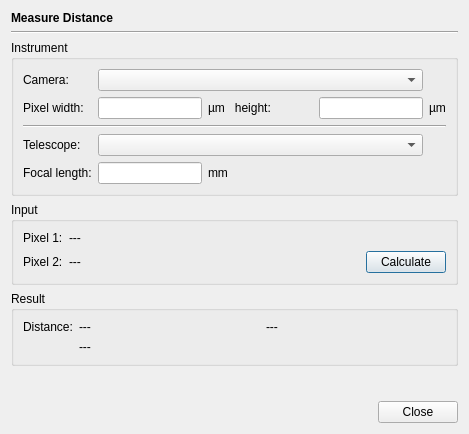
<?xml version="1.0" encoding="UTF-8"?>
<ui version="4.0">
 <class>MeasureDistanceDialog</class>
 <widget class="QDialog" name="MeasureDistanceDialog">
  <property name="geometry">
   <rect>
    <x>0</x>
    <y>0</y>
    <width>469</width>
    <height>434</height>
   </rect>
  </property>
  <property name="windowTitle">
   <string>Dialog</string>
  </property>
  <layout class="QVBoxLayout" name="verticalLayout">
   <item>
    <widget class="QLabel" name="label">
     <property name="font">
      <font>
       <bold>true</bold>
      </font>
     </property>
     <property name="text">
      <string>Measure Distance</string>
     </property>
    </widget>
   </item>
   <item>
    <widget class="Line" name="line">
     <property name="orientation">
      <enum>Qt::Horizontal</enum>
     </property>
    </widget>
   </item>
   <item>
    <widget class="QGroupBox" name="groupBox">
     <property name="sizePolicy">
      <sizepolicy hsizetype="Preferred" vsizetype="Preferred">
       <horstretch>0</horstretch>
       <verstretch>1</verstretch>
      </sizepolicy>
     </property>
     <property name="title">
      <string>Instrument</string>
     </property>
     <layout class="QGridLayout" name="gridLayout">
      <item row="1" column="4">
       <widget class="QLabel" name="label_5">
        <property name="text">
         <string>µm</string>
        </property>
       </widget>
      </item>
      <item row="4" column="1">
       <widget class="QLineEdit" name="focalLengthField"/>
      </item>
      <item row="1" column="1">
       <widget class="QLineEdit" name="widthField">
        <property name="sizePolicy">
         <sizepolicy hsizetype="Expanding" vsizetype="Fixed">
          <horstretch>1</horstretch>
          <verstretch>0</verstretch>
         </sizepolicy>
        </property>
       </widget>
      </item>
      <item row="4" column="2">
       <widget class="QLabel" name="label_7">
        <property name="text">
         <string>mm</string>
        </property>
       </widget>
      </item>
      <item row="2" column="0" colspan="5">
       <widget class="Line" name="line_2">
        <property name="orientation">
         <enum>Qt::Horizontal</enum>
        </property>
       </widget>
      </item>
      <item row="0" column="1" colspan="3">
       <widget class="QComboBox" name="cameraBox">
        <property name="sizePolicy">
         <sizepolicy hsizetype="Preferred" vsizetype="Fixed">
          <horstretch>1</horstretch>
          <verstretch>0</verstretch>
         </sizepolicy>
        </property>
       </widget>
      </item>
      <item row="4" column="0">
       <widget class="QLabel" name="label_6">
        <property name="text">
         <string>Focal length:</string>
        </property>
       </widget>
      </item>
      <item row="1" column="3">
       <widget class="QLineEdit" name="heightField">
        <property name="sizePolicy">
         <sizepolicy hsizetype="Expanding" vsizetype="Fixed">
          <horstretch>1</horstretch>
          <verstretch>0</verstretch>
         </sizepolicy>
        </property>
       </widget>
      </item>
      <item row="1" column="0">
       <widget class="QLabel" name="label_3">
        <property name="text">
         <string>Pixel width:</string>
        </property>
       </widget>
      </item>
      <item row="1" column="2">
       <widget class="QLabel" name="label_4">
        <property name="text">
         <string>µm   height:</string>
        </property>
       </widget>
      </item>
      <item row="0" column="0">
       <widget class="QLabel" name="label_2">
        <property name="text">
         <string>Camera:</string>
        </property>
       </widget>
      </item>
      <item row="3" column="0">
       <widget class="QLabel" name="label_11">
        <property name="text">
         <string>Telescope:</string>
        </property>
       </widget>
      </item>
      <item row="3" column="1" colspan="3">
       <widget class="QComboBox" name="telescopeBox"/>
      </item>
     </layout>
    </widget>
   </item>
   <item>
    <widget class="QGroupBox" name="groupBox_3">
     <property name="title">
      <string>Input</string>
     </property>
     <layout class="QGridLayout" name="gridLayout_3">
      <item row="1" column="2">
       <widget class="QLabel" name="pixel2Label">
        <property name="text">
         <string>---</string>
        </property>
       </widget>
      </item>
      <item row="0" column="2">
       <widget class="QLabel" name="pixel1Label">
        <property name="sizePolicy">
         <sizepolicy hsizetype="Preferred" vsizetype="Preferred">
          <horstretch>1</horstretch>
          <verstretch>0</verstretch>
         </sizepolicy>
        </property>
        <property name="text">
         <string>---</string>
        </property>
       </widget>
      </item>
      <item row="0" column="0">
       <widget class="QLabel" name="label_9">
        <property name="text">
         <string>Pixel 1:</string>
        </property>
       </widget>
      </item>
      <item row="1" column="0">
       <widget class="QLabel" name="label_10">
        <property name="text">
         <string>Pixel 2:</string>
        </property>
       </widget>
      </item>
      <item row="1" column="3">
       <widget class="QPushButton" name="calculateButton">
        <property name="text">
         <string>Calculate</string>
        </property>
       </widget>
      </item>
     </layout>
    </widget>
   </item>
   <item>
    <widget class="QGroupBox" name="groupBox_2">
     <property name="title">
      <string>Result</string>
     </property>
     <layout class="QGridLayout" name="gridLayout_2">
      <item row="1" column="3">
       <widget class="QLabel" name="distanceAngleLabel">
        <property name="text">
         <string>---</string>
        </property>
       </widget>
      </item>
      <item row="0" column="0">
       <widget class="QLabel" name="label_8">
        <property name="text">
         <string>Distance:</string>
        </property>
       </widget>
      </item>
      <item row="0" column="3">
       <widget class="QLabel" name="distancePixelLabel">
        <property name="sizePolicy">
         <sizepolicy hsizetype="Preferred" vsizetype="Preferred">
          <horstretch>1</horstretch>
          <verstretch>0</verstretch>
         </sizepolicy>
        </property>
        <property name="text">
         <string>---</string>
        </property>
       </widget>
      </item>
      <item row="0" column="4">
       <widget class="QLabel" name="distanceMetricLabel">
        <property name="sizePolicy">
         <sizepolicy hsizetype="Preferred" vsizetype="Preferred">
          <horstretch>1</horstretch>
          <verstretch>0</verstretch>
         </sizepolicy>
        </property>
        <property name="text">
         <string>---</string>
        </property>
       </widget>
      </item>
     </layout>
    </widget>
   </item>
   <item>
    <spacer name="verticalSpacer">
     <property name="orientation">
      <enum>Qt::Vertical</enum>
     </property>
     <property name="sizeHint" stdset="0">
      <size>
       <width>20</width>
       <height>40</height>
      </size>
     </property>
    </spacer>
   </item>
   <item>
    <widget class="QDialogButtonBox" name="buttonBox">
     <property name="orientation">
      <enum>Qt::Horizontal</enum>
     </property>
     <property name="standardButtons">
      <set>QDialogButtonBox::Close</set>
     </property>
    </widget>
   </item>
  </layout>
 </widget>
 <tabstops>
  <tabstop>cameraBox</tabstop>
  <tabstop>widthField</tabstop>
  <tabstop>heightField</tabstop>
  <tabstop>focalLengthField</tabstop>
  <tabstop>calculateButton</tabstop>
 </tabstops>
 <resources/>
 <connections>
  <connection>
   <sender>buttonBox</sender>
   <signal>accepted()</signal>
   <receiver>MeasureDistanceDialog</receiver>
   <slot>accept()</slot>
   <hints>
    <hint type="sourcelabel">
     <x>248</x>
     <y>254</y>
    </hint>
    <hint type="destinationlabel">
     <x>157</x>
     <y>274</y>
    </hint>
   </hints>
  </connection>
  <connection>
   <sender>buttonBox</sender>
   <signal>rejected()</signal>
   <receiver>MeasureDistanceDialog</receiver>
   <slot>reject()</slot>
   <hints>
    <hint type="sourcelabel">
     <x>316</x>
     <y>260</y>
    </hint>
    <hint type="destinationlabel">
     <x>286</x>
     <y>274</y>
    </hint>
   </hints>
  </connection>
 </connections>
</ui>
